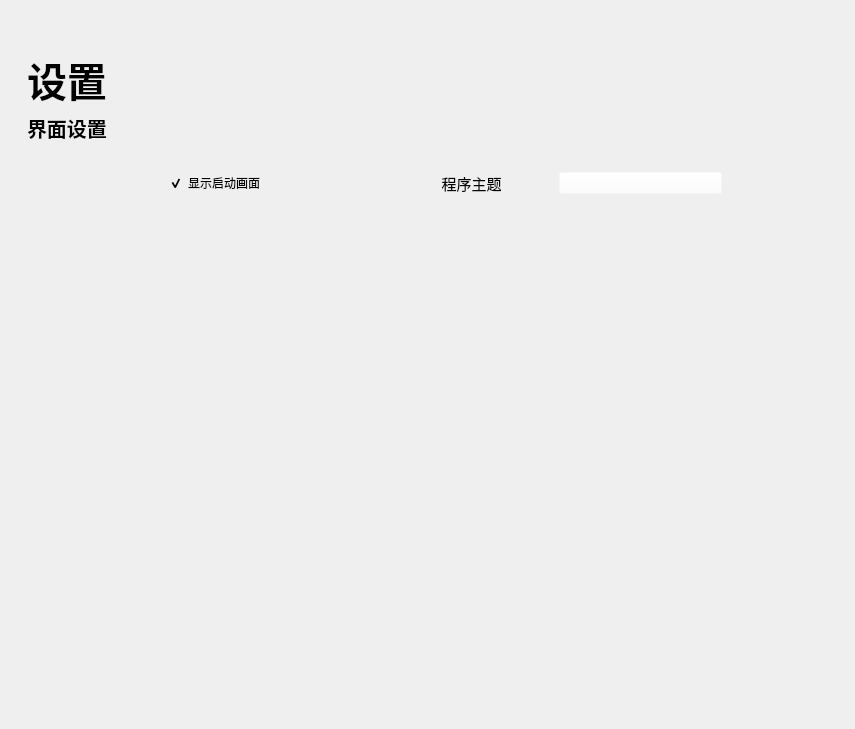
<?xml version="1.0" encoding="UTF-8"?>
<ui version="4.0">
 <class>Form</class>
 <widget class="QWidget" name="Form">
  <property name="geometry">
   <rect>
    <x>0</x>
    <y>0</y>
    <width>855</width>
    <height>729</height>
   </rect>
  </property>
  <property name="windowTitle">
   <string>Form</string>
  </property>
  <layout class="QVBoxLayout" name="verticalLayout_6">
   <item>
    <layout class="QVBoxLayout" name="verticalLayout_4">
     <property name="spacing">
      <number>16</number>
     </property>
     <property name="leftMargin">
      <number>16</number>
     </property>
     <property name="topMargin">
      <number>46</number>
     </property>
     <property name="rightMargin">
      <number>16</number>
     </property>
     <property name="bottomMargin">
      <number>16</number>
     </property>
     <item>
      <widget class="LargeTitleLabel" name="VideoTitile">
       <property name="sizePolicy">
        <sizepolicy hsizetype="Preferred" vsizetype="Preferred">
         <horstretch>0</horstretch>
         <verstretch>0</verstretch>
        </sizepolicy>
       </property>
       <property name="maximumSize">
        <size>
         <width>16777215</width>
         <height>45</height>
        </size>
       </property>
       <property name="font">
        <font>
         <family>微软雅黑</family>
         <pointsize>30</pointsize>
         <weight>75</weight>
         <bold>true</bold>
         <kerning>true</kerning>
        </font>
       </property>
       <property name="text">
        <string>设置</string>
       </property>
       <property name="margin">
        <number>0</number>
       </property>
      </widget>
     </item>
     <item>
      <widget class="ScrollArea" name="ScrollArea">
       <property name="styleSheet">
        <string notr="true">background-color: rgba(255, 255, 255, 0);</string>
       </property>
       <property name="frameShape">
        <enum>QFrame::NoFrame</enum>
       </property>
       <property name="widgetResizable">
        <bool>true</bool>
       </property>
       <widget class="QWidget" name="scrollAreaWidgetContents">
        <property name="geometry">
         <rect>
          <x>0</x>
          <y>0</y>
          <width>805</width>
          <height>588</height>
         </rect>
        </property>
        <property name="sizePolicy">
         <sizepolicy hsizetype="Preferred" vsizetype="Preferred">
          <horstretch>50</horstretch>
          <verstretch>0</verstretch>
         </sizepolicy>
        </property>
        <property name="minimumSize">
         <size>
          <width>700</width>
          <height>530</height>
         </size>
        </property>
        <property name="styleSheet">
         <string notr="true">background-color: rgba(255, 255, 255, 0);</string>
        </property>
        <widget class="QWidget" name="layoutWidget">
         <property name="geometry">
          <rect>
           <x>0</x>
           <y>-5</y>
           <width>711</width>
           <height>104</height>
          </rect>
         </property>
         <layout class="QVBoxLayout" name="verticalLayout">
          <item>
           <widget class="SubtitleLabel" name="FileTitle">
            <property name="minimumSize">
             <size>
              <width>0</width>
              <height>30</height>
             </size>
            </property>
            <property name="maximumSize">
             <size>
              <width>16777215</width>
              <height>30</height>
             </size>
            </property>
            <property name="font">
             <font>
              <family>微软雅黑</family>
              <pointsize>15</pointsize>
              <weight>75</weight>
              <bold>true</bold>
             </font>
            </property>
            <property name="text">
             <string>界面设置</string>
            </property>
           </widget>
          </item>
          <item>
           <widget class="SimpleCardWidget" name="SimpleCardWidget">
            <layout class="QHBoxLayout" name="horizontalLayout_2">
             <property name="leftMargin">
              <number>25</number>
             </property>
             <property name="topMargin">
              <number>16</number>
             </property>
             <property name="rightMargin">
              <number>16</number>
             </property>
             <property name="bottomMargin">
              <number>16</number>
             </property>
             <item alignment="Qt::AlignHCenter">
              <widget class="CheckBox" name="LaunchCheck">
               <property name="text">
                <string>显示启动画面</string>
               </property>
               <property name="checked">
                <bool>true</bool>
               </property>
              </widget>
             </item>
             <item>
              <layout class="QHBoxLayout" name="horizontalLayout">
               <item>
                <widget class="BodyLabel" name="inputLabel">
                 <property name="font">
                  <font>
                   <family>微软雅黑</family>
                   <pointsize>11</pointsize>
                   <weight>50</weight>
                   <bold>false</bold>
                  </font>
                 </property>
                 <property name="text">
                  <string>程序主题</string>
                 </property>
                 <property name="alignment">
                  <set>Qt::AlignCenter</set>
                 </property>
                </widget>
               </item>
               <item>
                <widget class="ComboBox" name="ThemeBox"/>
               </item>
              </layout>
             </item>
            </layout>
           </widget>
          </item>
         </layout>
        </widget>
       </widget>
      </widget>
     </item>
    </layout>
   </item>
  </layout>
 </widget>
 <customwidgets>
  <customwidget>
   <class>ComboBox</class>
   <extends>QPushButton</extends>
   <header location="global">qfluentwidgets</header>
  </customwidget>
  <customwidget>
   <class>LargeTitleLabel</class>
   <extends>QLabel</extends>
   <header location="global">qfluentwidgets</header>
  </customwidget>
  <customwidget>
   <class>ScrollArea</class>
   <extends>QScrollArea</extends>
   <header location="global">qfluentwidgets</header>
   <container>1</container>
  </customwidget>
  <customwidget>
   <class>CardWidget</class>
   <extends>QFrame</extends>
   <header>qfluentwidgets</header>
   <container>1</container>
  </customwidget>
  <customwidget>
   <class>SimpleCardWidget</class>
   <extends>CardWidget</extends>
   <header>qfluentwidgets</header>
   <container>1</container>
  </customwidget>
  <customwidget>
   <class>BodyLabel</class>
   <extends>QLabel</extends>
   <header>qfluentwidgets</header>
  </customwidget>
  <customwidget>
   <class>SubtitleLabel</class>
   <extends>QLabel</extends>
   <header>qfluentwidgets</header>
  </customwidget>
  <customwidget>
   <class>CheckBox</class>
   <extends>QCheckBox</extends>
   <header>qfluentwidgets</header>
  </customwidget>
 </customwidgets>
 <resources/>
 <connections/>
</ui>
